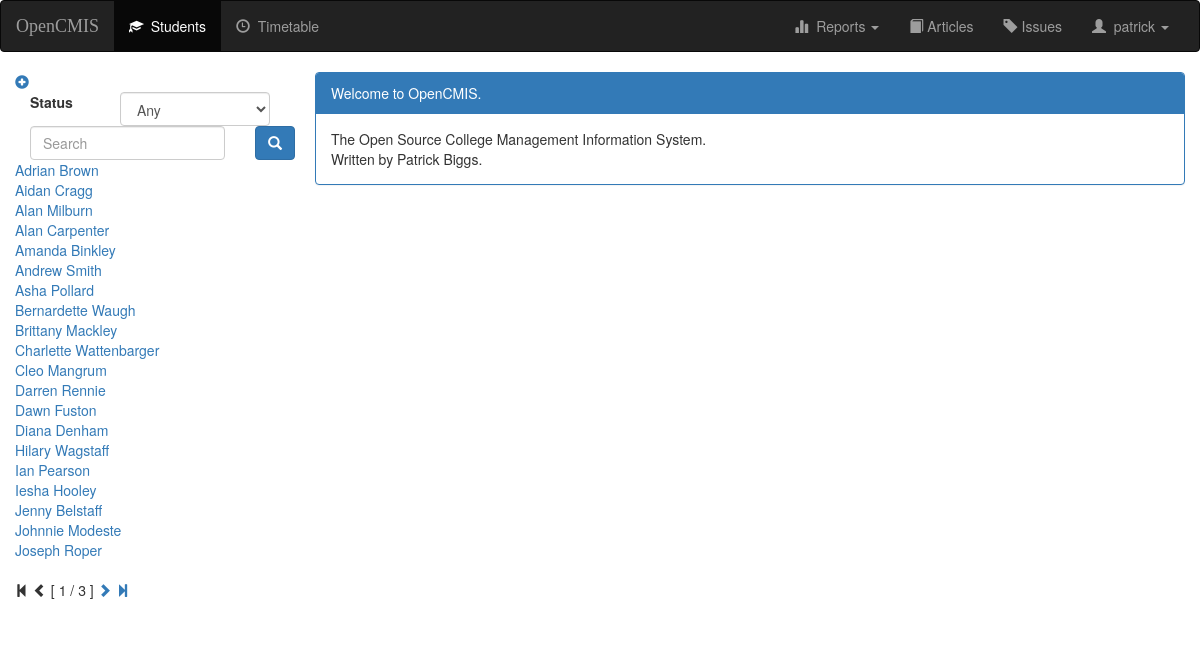
/opencmis/student/ (signed in), run on the app's committed database.
### opencmis/models.py (models this page shows, shortened)
class Student(models.Model):
    status = models.ForeignKey('Status', blank=False)
    title = models.ForeignKey('Title', blank=True)
    first_name = models.CharField(max_length=50, blank=False)
    last_name = models.CharField(max_length=30, blank=False)
    gender_choices = (('M', 'Male'), ('F', 'Female'))
    gender = models.CharField(max_length=1, choices=gender_choices, default='M')
    ethnicity = models.ForeignKey('Ethnicity', blank=True, null=True, on_delete=models.SET_NULL)
    date_of_birth = models.DateField(blank=False)
    ULN = models.CharField(max_length=10, blank=True)
    house = models.CharField(max_length=50, blank=True)
    road = models.CharField(max_length=50, blank=True)
    area = models.CharField(max_length=50, blank=True)
    town = models.CharField(max_length=50, blank=True)
    post_code = models.CharField(max_length=12, blank=True)
    photo = models.FileField(blank=True)
    def __str__(self):
        return '%s %s' % (self.first_name, self.last_name)

### opencmis/views.py (the view)
class IndexView(LoginRequiredMixin, ListView):
    login_url = '/login/'
    redirect_field_name = 'redirect_to'
    model = Student
    template_name = 'opencmis/index.html'
    context_object_name = 'student_list'
    permission_required = 'opencmis.student_reader'
    def get_context_data(self, **kwargs):
        context = super(IndexView, self).get_context_data(**kwargs)
        context['student'] = 'Nobody'
        context['tab'] = ''
        context['index'] = index_context(self.request)
        return context
    def get_queryset(self):
        return Student.objects.all()

### opencmis/models.py (called while the page is built)
    def __str__(self):
        return self.status

### opencmis/templates/opencmis/index.html (shortened to what this page needs)
{% extends 'opencmis/student-base.html' %}
{% block body %}
<div class="panel panel-primary">
<div class="panel-heading">Welcome to OpenCMIS.</div>
<div class="panel-body">The Open Source College Management Information System.<br>
Written by Patrick Biggs.</div>
</div>
{% endblock %}

### opencmis/templates/opencmis/student-base.html (shortened to what this page needs)
{% extends 'opencmis/base.html' %}
{% block index %}
    {% if perms.add_person %}
    <a href="{% url 'opencmis:student-create' %}">
        <span class="glyphicon glyphicon-plus-sign" aria-hidden="true"></span>
    </a>
    {% endif %}
    <form id="searchform" action="" method="get" accept-charset="utf-8">
        <fieldset>
            <div class="form-group">
                <label class="col-xs-4 col-form-label" for="filter">Status</label>
                <div class="col-xs-8">
                    <select class="form-control" id = "filter" name="filter">
                        <option value="any">Any</option>
                    </select>
                </div>
                <div class="col-xs-10">
                    <input class="form-control" id="searchbox" name="q" type="text" placeholder="Search">
                </div>
                <div class="col-xs-2">
                    <button class="btn btn-primary" type="submit">
                        <span class="glyphicon glyphicon-search" aria-hidden="true"></span>
                    </button>
                </div>
            </div>
        </fieldset>
    </form>
    {% for i in index.index %}
    <a href="{% url 'opencmis:student-detail' i.id %}">{{i}}</a><br>
    {% empty %}
    <li>No people returned.</li>
    {% endfor %}
    {% if index.index.paginator.num_pages != 1 %}
    <div class="pagination">
        <span class="step-links">
            {% if index.index.has_previous %}
                <a href="?page=1">
                    <span class="glyphicon glyphicon-step-backward" aria-hidden="true"></span>
                </a>
                <a href="?page={{ index.index.previous_page_number }}">
                    <span class="glyphicon glyphicon-chevron-left" aria-hidden="true"></span>
                </a>
            {% else %}
                <span class="glyphicon glyphicon-step-backward" aria-hidden="true"></span>
                <span class="glyphicon glyphicon-chevron-left" aria-hidden="true"></span>
            {% endif %}
            <span class="current">
                [ {{ index.index.number }} / {{ index.index.paginator.num_pages }} ]
            </span>
            {% if index.index.has_next %}
                <a href="?page={{ index.index.next_page_number }}">
                    <span class="glyphicon glyphicon-chevron-right" aria-hidden="true"></span>
                </a>
                <a href="?page={{ index.index.paginator.num_pages }}">
                    <span class="glyphicon glyphicon-step-forward" aria-hidden="true"></span>
                </a>
            {% else %}
                <span class="glyphicon glyphicon-chevron-right" aria-hidden="true"></span>
                <span class="glyphicon glyphicon-step-forward" aria-hidden="true"></span>
            {% endif %}
        </span>
    </div>
    {% endif %}
{% endblock %}

### opencmis/templates/opencmis/base.html (shortened to what this page needs)
<!DOCTYPE html>
<html lang="en">
<head>
    {% load staticfiles %}
    <link rel="stylesheet" href="https://maxcdn.bootstrapcdn.com/bootstrap/3.3.7/css/bootstrap.min.css">
    <link rel="stylesheet" type="text/css" href="{% static 'style.css' %}"/>
</head>
<body>
    <nav class="navbar navbar-inverse hidden-print">
        <div class="container-fluid">
            <div class="navbar-header">
                <a class="navbar-brand" href="{% url 'opencmis:dashboard' %}">OpenCMIS</a>
            </div>
            <div class="collapse navbar-collapse" id="topNavBar">
                <ul class="nav navbar-nav">
                    <li class="active">
                        <a href="{% url 'opencmis:index' %}">
                            <span class="glyphicon glyphicon-education" area-hidden="true"></span>&nbsp;&nbsp;Students
                        </a>
                    </li>
                    <li class="">
                        <a href="/timetable/subject/">
                            <span class="glyphicon glyphicon-time" area-hidden="true"></span>&nbsp;&nbsp;Timetable
                        </a>
                    </li>
                </ul>
                <ul class="nav navbar-nav navbar-right">
                    <li class="dropdown">
                        <a href="#" class="dropdown-toggle" data-toggle="dropdown" role="button" aria-haspopup="true"
                           aria-expanded="false"><span class="glyphicon glyphicon-stats" area-hidden="true"></span>&nbsp;&nbsp;Reports <span class="caret"></span></a>
                    </li>
                    <li class="">
                        <a href="/article/">
                            <span class="glyphicon glyphicon-book" area-hidden="true"></span> Articles
                        </a>
                    </li>
                    <li class="">
                        <a href="/issue/">
                            <span class="glyphicon glyphicon-tag" area-hidden="true"></span> Issues
                        </a>
                    </li>
                    <li class="dropdown">
                        <a href="#" class="dropdown-toggle" data-toggle="dropdown" role="button"
                           aria-haspopup="true"
                           aria-expanded="false"><span class="glyphicon glyphicon-user" area-hidden="true"></span>&nbsp;&nbsp;{{user}}
                            <span class="caret"></span></a>
                    </li>
                </ul>
            </div>
        </div>
    </nav>
    <div class="container-fluid">
        <div class="row">
            <div class="col-sm-3">
                <div class="hidden-print">
                    {% block index %}
                    {% endblock %}
                </div>
            </div>
            <div class="col-sm-9">
                {% block body %}
                {% endblock %}
            </div>
        </div>
    </div>
</body>
</html>

### opencmis/static/style.css (style rules this page uses)
.navbar-brand { font-family: Righteous sans-serif; }

### data on the page
Student: first_name+last_name "Adrian Brown"
Student: first_name+last_name "Aidan Cragg"
Student: first_name+last_name "Alan Milburn"
Student: first_name+last_name "Alan Carpenter"
Student: first_name+last_name "Amanda Binkley"
Student: first_name+last_name "Andrew Smith"
Student: first_name+last_name "Asha Pollard"
Student: first_name+last_name "Bernardette Waugh"
Student: first_name+last_name "Brittany Mackley"
Student: first_name+last_name "Charlette Wattenbarger"
Student: first_name+last_name "Cleo Mangrum"
Student: first_name+last_name "Darren Rennie"
Student: first_name+last_name "Dawn Fuston"
Student: first_name+last_name "Diana Denham"
Student: first_name+last_name "Hilary Wagstaff"
Student: first_name+last_name "Ian Pearson"
Student: first_name+last_name "Iesha Hooley"
Student: first_name+last_name "Jenny Belstaff"
Student: first_name+last_name "Johnnie Modeste"
Student: first_name+last_name "Joseph Roper"

### other printed values
{{ user }} "patrick"
{{ index.index.number }} "1"
{{ index.index.paginator.num_pages }} "3"
